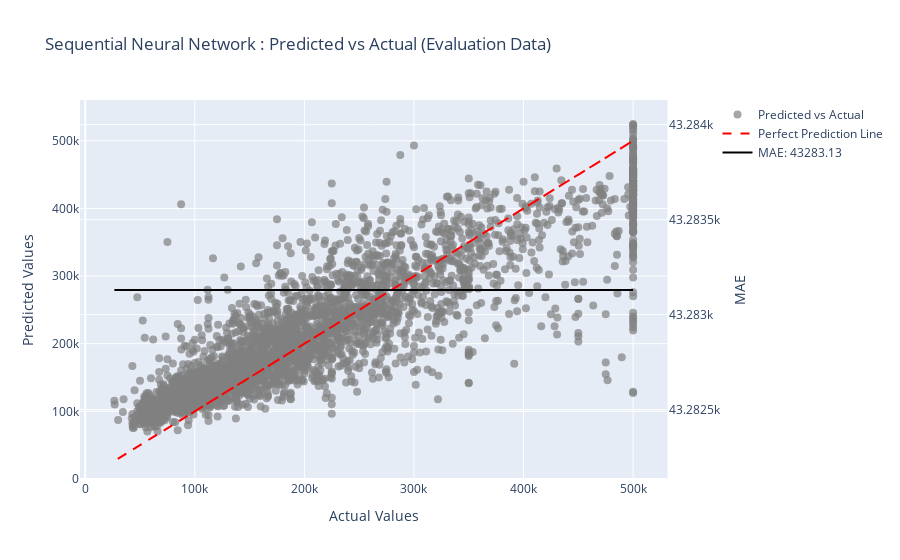

Notebook code cell kept with this figure:
### Code cell
from plotly.subplots import make_subplots

import plotly.graph_objects as go

# Create a figure with secondary y-axis
fig = make_subplots(specs=[[{"secondary_y": True}]])

# Add scatter plot for predictions
fig.add_trace(
    go.Scatter(
        x=y_eval.values,
        y=y_pred_eval_original_nn.flatten(),
        mode='markers',
        name='Predicted vs Actual',
        marker=dict(color='gray', size=8, opacity=0.7)
    ),
    secondary_y=False
)

# Add perfect prediction line
fig.add_trace(
    go.Scatter(
        x=y_eval.values,
        y=y_eval.values,
        mode='lines',
        name='Perfect Prediction Line',
        line=dict(color='red', dash='dash')
    ),
    secondary_y=False
)

# Calculate RMSE from MSE


# Add MSE loss line
fig.add_trace(
    go.Scatter(
        x=[y_eval.values.min(), y_eval.values.max()],
        y=[mae_eval_nn, mae_eval_nn],
        mode='lines',
        name=f'MAE: {mae_eval_nn:.2f}',
        line=dict(color='black', dash='solid')
    ),
    secondary_y=True
)

# Update layout
fig.update_layout(
    title="Sequential Neural Network : Predicted vs Actual (Evaluation Data)",
    xaxis_title="Actual Values",
    yaxis_title="Predicted Values",
    yaxis2_title="MAE",
    showlegend=True
)

# Show the plot
fig.show()

### Figure 1 — Plotly figure (JSON) as saved in the notebook; plotly's stock layout.template omitted (floating-point values rounded to 4 significant figures; data arrays with more than 128 entries replaced by an {"elided": "..."} marker saying what was removed)
{"data": [{"marker": {"color": "gray", "opacity": 0.7, "size": 8}, "mode": "markers", "name": "Predicted vs Actual", "type": "scatter", "x": {"elided": "3303 int values"}, "xaxis": "x", "y": {"elided": "3303 float values"}, "yaxis": "y"}, {"line": {"color": "red", "dash": "dash"}, "mode": "lines", "name": "Perfect Prediction Line", "type": "scatter", "x": {"elided": "3303 int values"}, "xaxis": "x", "y": {"elided": "3303 int values"}, "yaxis": "y"}, {"line": {"color": "black", "dash": "solid"}, "mode": "lines", "name": "MAE: 43283.13", "type": "scatter", "x": [26600, 500001], "xaxis": "x", "y": [43280.0, 43280.0], "yaxis": "y2"}], "layout": {"showlegend": true, "title": {"text": "Sequential Neural Network : Predicted vs Actual (Evaluation Data)"}, "xaxis": {"anchor": "y", "domain": [0, 0.94], "title": {"text": "Actual Values"}}, "yaxis": {"anchor": "x", "domain": [0, 1], "title": {"text": "Predicted Values"}}, "yaxis2": {"anchor": "x", "overlaying": "y", "side": "right", "title": {"text": "MAE"}}}}
